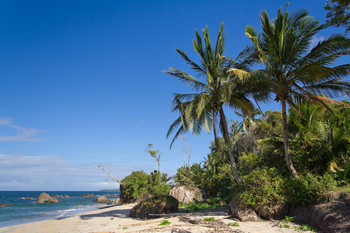
#> input picture code/images/beach.png, 350 x 233 px
$ python 3d_histogram.py --image ../images/beach.png
#> lines starting #> are read from the running program, lines starting #| are printed output that depends on the picture
# USAGE
# python 3d_histogram.py --image ../images/beach.png

# import the necessary packages
from mpl_toolkits.mplot3d import Axes3D
import matplotlib.pyplot as plt
import numpy as np
import argparse
import cv2

# construct the argument parser and parse the arguments
ap = argparse.ArgumentParser()
ap.add_argument("-i", "--image", required = True,
	help = "Path to the image")
ap.add_argument("-s", "--size", required = False,
	help = "Size of largest color bin", default = 5000)
ap.add_argument("-b", "--bins", required = False,
	help = "Number of bins per color channel", default=4)
args = vars(ap.parse_args())

# store our largest bin size and number of bins in convenience
# variables for ease of use
image = cv2.imread(args["image"])
#> image is the input picture: shape (233, 350, 3); mean B, G, R 136, 110.4, 78.6
size = float(args["size"])
bins = int(args["bins"])

# compute the color histogram for the input image
hist = cv2.calcHist([image], [0, 1, 2],
	None, [bins, bins, bins], [0, 256, 0, 256, 0, 256])

# show the shape of the hostgram
print("3D histogram shape: %s, with %d values" % (
	hist.shape, hist.flatten().shape[0]))
#| 3D histogram shape: (4, 4, 4), with 64 values

# initialize our figure
fig = plt.figure()
ax = fig.add_subplot(111, projection="3d")

# find the largest value in our histogram and then compute the ratio
# of our largest size bin to the largest in the histogram
ratio = size / np.max(hist)
#> ratio = 0.343

# loop over the histogram planes
for (x, plane) in enumerate(hist):
	for (y, row) in enumerate(plane):
		for (z, col) in enumerate(row):
			# ensure that there is a value in the current bin
			if hist[x][y][z] > 0.0:
				# plot the bin
				siz = ratio * hist[x][y][z]
				rgb = (z / (bins - 1), y / (bins - 1), x / (bins - 1))
				ax.scatter(x, y, z, s = siz, facecolors = rgb)
#> this loop made 4 passes

# show the figures
plt.show()
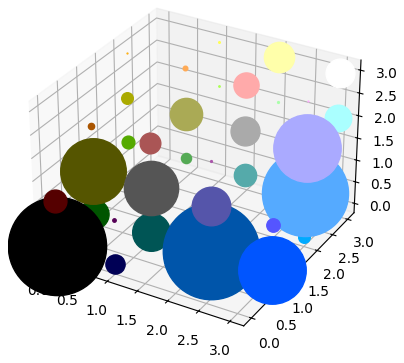
#> figure drawn by matplotlib, 1 panel

$ run again, with code/images/coins.png copied over code/images/beach.png
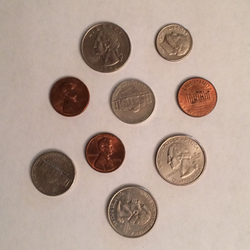
#> input picture code/images/coins.png, 250 x 250 px
#> image is the input picture: shape (250, 250, 3); mean B, G, R 147.7, 159.9, 180.7
#| 3D histogram shape: (4, 4, 4), with 64 values
#> ratio = 0.257
#> the loop `for (x, plane) in enumerate(hist):` made 4 passes
#> plane on pass 4: [[0, 0, 0, 0], [0, 0, 0, 0], [0, 0, 0, 0], [0, 0, 0, 264]]
#> `plt.show()`:
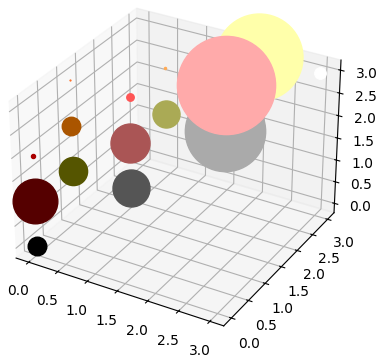
#> figure drawn by matplotlib, 1 panel

$ run again, with code/images/wave.png copied over code/images/beach.png
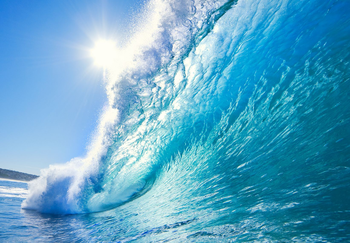
#> input picture code/images/wave.png, 350 x 243 px
#> image is the input picture: shape (243, 350, 3); mean B, G, R 199.1, 166.5, 93.5
#| 3D histogram shape: (4, 4, 4), with 64 values
#> ratio = 0.36
#> the loop `for (x, plane) in enumerate(hist):` made 4 passes
#> plane on pass 1: [[0, 0, 0, 0], [0, 0, 0, 0], [0, 0, 0, 0], [0, 0, 0, 0]]
#> `plt.show()`:
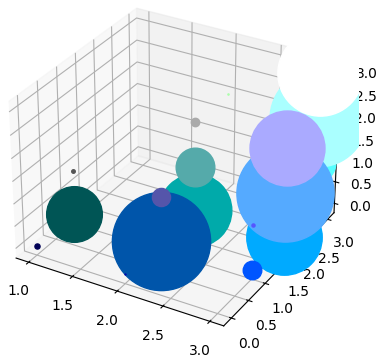
#> figure drawn by matplotlib, 1 panel
